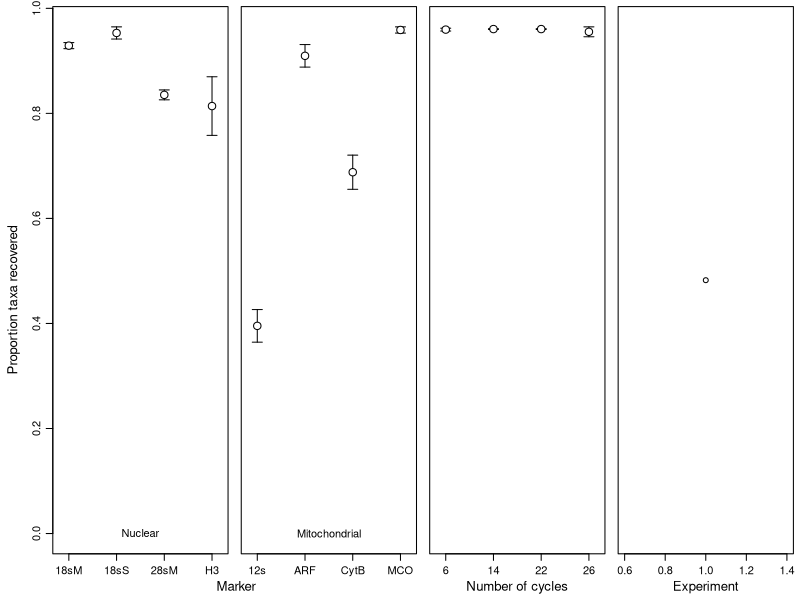

Write the R code that produced this figure.
library(plyr)
library(reshape2)

setwd('~/Dropbox/hawaiiDimensions/metabarcoding/poc')

## load data
diffMarkers <- read.csv('clean_diffMarkers.csv', as.is=TRUE)
pcrCycle <- read.csv('clean_pcrCycle.csv', as.is=TRUE)
# tissue <- read.csv(...)

## function to compute proportions
calcProp <- function(dat, splitVar) {
    ddply(dat, splitVar, function(d) {
        prop <- ddply(d, 'Pool', function(dd) {
            length(unique(dd$Specimen[dd$number_Reads > 0])) / 
                length(unique(dat$Specimen[dat$Pool == dd$Pool[1]]))
        })
        
        out <- c(mean(prop$V1), quantile(prop$V1, c(0.025, 0.975)))
        out[2:3] <- out[1] + c(-1, 1) * mean(abs(out[2:3] - out[1])) / 1.96
        
        names(out) <- c('mean', 'sdLo', 'sdHi')
        
        return(out)
    })
}

## function to plot proportion
plotProp <- function(x, col = 'white', ...) {
    plot(x$mean, ylim = c(0, max(x[, -1])),
         xaxt = 'n', pch = 21, bg = col, 
         xlim = c(1, nrow(x)) + c(-1, 1) * 0.05 * nrow(x),
         panel.first = {
             lo <- x$sdLo
             hi <- x$sdHi
             bad <- lo == hi
             lo[bad] <- lo[bad] - .Machine$double.eps^0.2
             hi[bad] <- hi[bad] + .Machine$double.eps^0.2
             arrows(x0 = 1:nrow(x), y0 = lo, y1 = hi,
                              code = 3, length = 0.05, angle = 90)
         }, ...)
    axis(1, at = 1:nrow(x), labels = x[, 1])
}


## vectors of nuclear v. mitochondrial marker names
nuc <- c('18sMach', '18sSSU', '28sMach', 'H3')
names(nuc) <- c('18sM', '18sS', '28sM', 'H3')
mit <- c('12s_', 'CytB_', 'ARFHCO', 'MCOHCO')
names(mit) <- c('12s', 'CytB', 'ARF', 'MCO')

## proportions taxa recovered

propRecoverMarker <- calcProp(diffMarkers, 'Primer')
propRecoverNuc <- propRecoverMarker[propRecoverMarker$Primer %in% nuc, ]
propRecoverNuc$Primer <- names(nuc)[match(propRecoverNuc$Primer, nuc)]
propRecoverMit <- propRecoverMarker[propRecoverMarker$Primer %in% mit, ]
propRecoverMit$Primer <- names(mit)[match(propRecoverMit$Primer, mit)]
propRecoverMarker <- rbind(propRecoverNuc, propRecoverMit)

propRecoverCycle <- calcProp(pcrCycle, 'PCR_cycles')
# propRecoverTissue <- calcProp(tissue, 'Experiment')


## plot it

pdf('ms/fig_propRecover.pdf', width = 7, height = 3)
par(mfrow = c(1, 4), mgp = c(2, 0.75, 0), 
    mar = c(3, 0, 0, 0) + 0.5, oma = c(0, 3.5, 0, 0),
    cex.lab = 1.2)

plotProp(propRecoverNuc, xlab = '', cex = 1.5)
text(2.5, 0, labels = 'Nuclear')
mtext('Marker', side = 1, at = 4.5, line = 2, cex = par('cex')*par('cex.lab'))
mtext('Proportion taxa recovered', side = 2, line = 2, outer = TRUE, 
      cex = par('cex')*par('cex.lab'))

plotProp(propRecoverMit, xlab = '', yaxt = 'n', cex = 1.5)
text(2.5, 0, labels = 'Mitochondrial')

plotProp(propRecoverCycle, xlab = 'Number of cycles', yaxt = 'n', cex = 1.5)

plot(1, xlab = 'Experiment', yaxt = 'n')# plotProp(propRecoverTissue)

dev.off()
